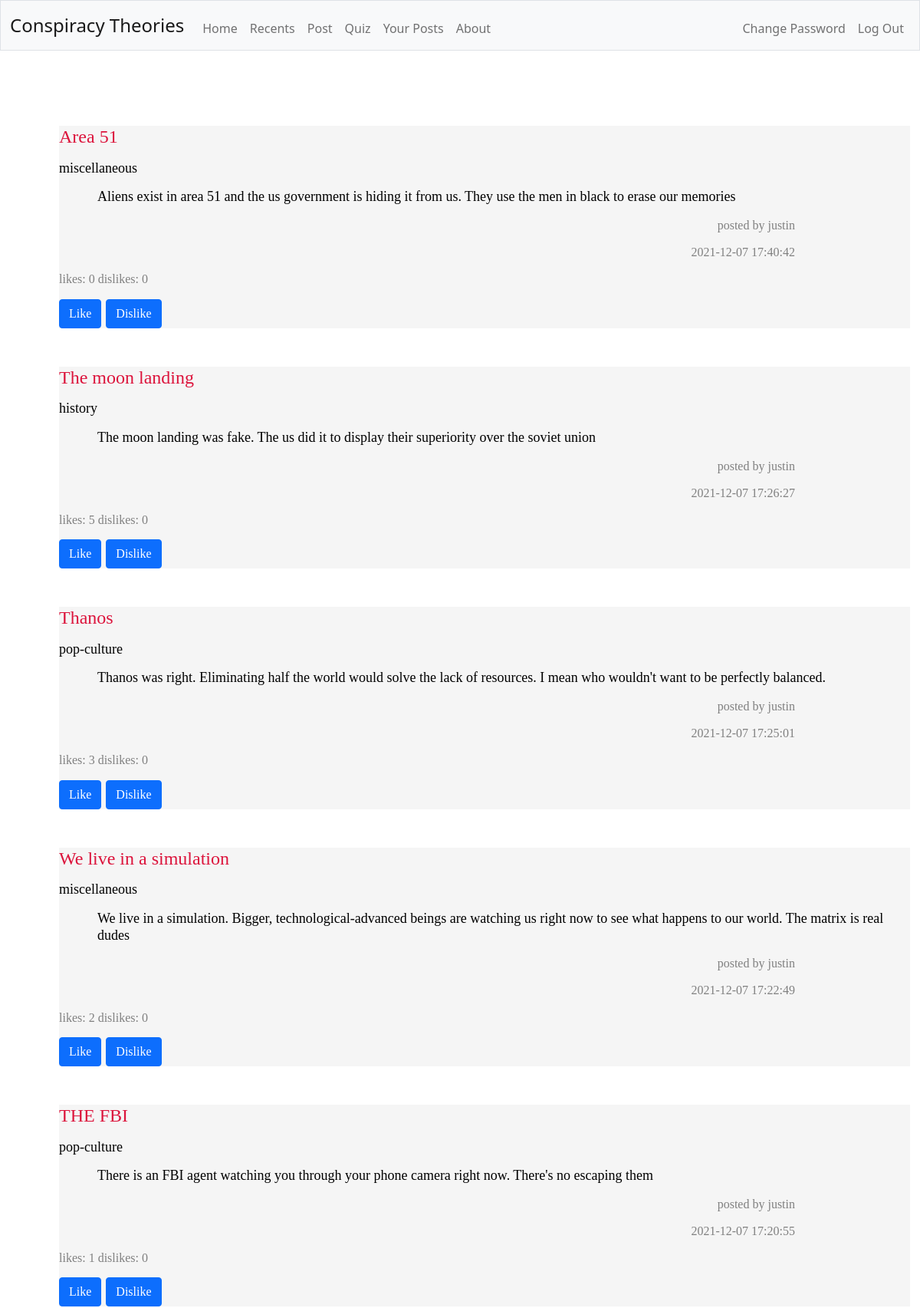
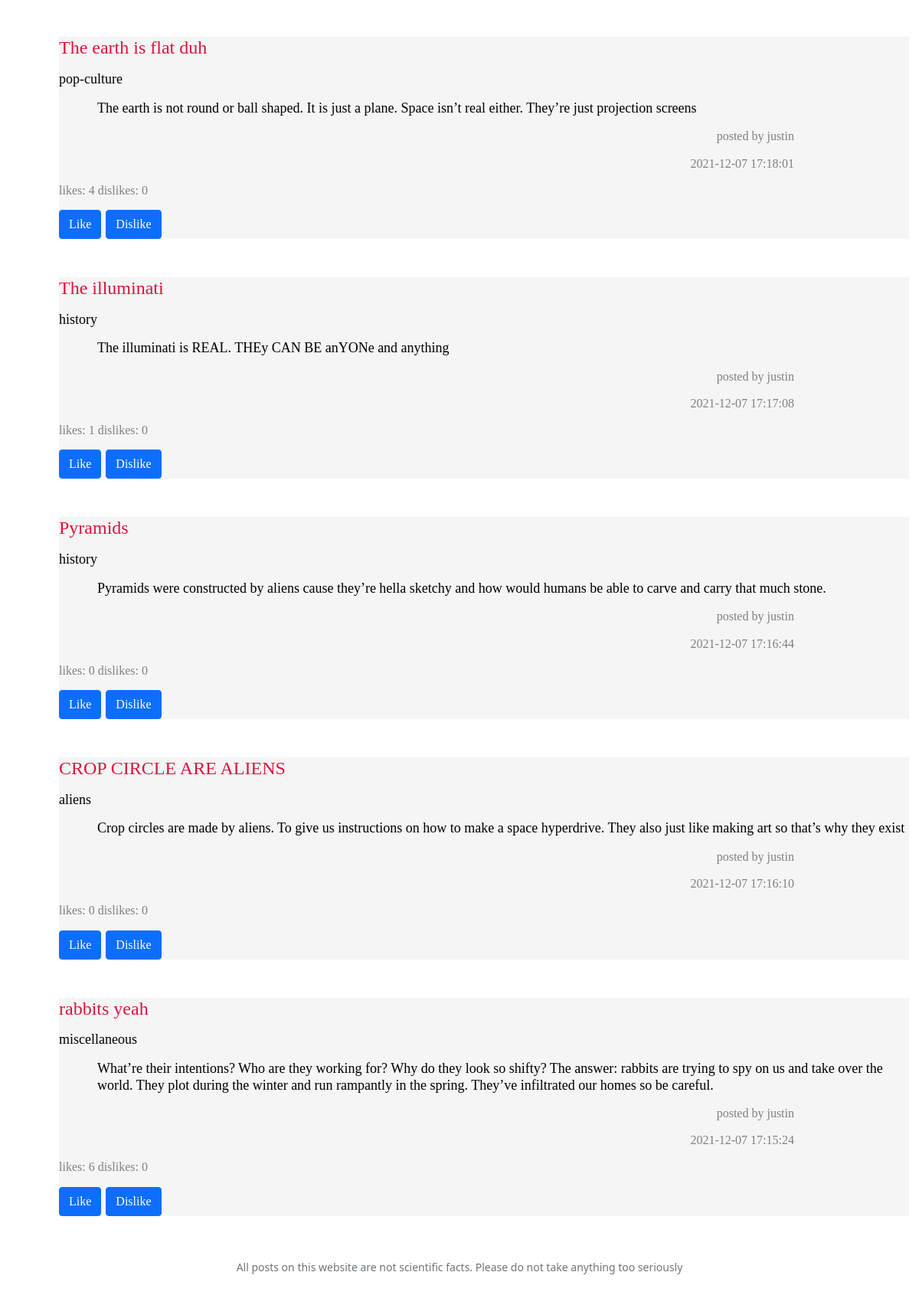
/recents (signed in), run on the app's committed database (2 pictures, top to bottom).
### tables this page shows
CREATE TABLE 'theories' ('name' TEXT, 'user' TEXT, 'content' TEXT, 'upvotes' INTEGER DEFAULT 0 , 'downvotes' INTEGER DEFAULT 0 , date TEXT, id INTEGER, 'genre' TEXT DEFAULT NULL);

### app.py (the view, shortened to what this page needs)
@app.route("/recents", methods=["GET", "POST"])
@login_required
def recents():
    data = db.execute("SELECT * FROM theories ORDER BY date DESC LIMIT 10")
    if request.method == "GET":
        return render_template("recents.html", data=data)

### app.py (called while the page is built)
@app.after_request
def after_request(response):
    response.headers["Cache-Control"] = "no-cache, no-store, must-revalidate"
    response.headers["Expires"] = 0
    response.headers["Pragma"] = "no-cache"
    return response

### helpers.py (called while the page is built)
def login_required(f):
    @wraps(f)
    def decorated_function(*args, **kwargs):
        if session.get("user_id") is None:
            return redirect("/login")
        return f(*args, **kwargs)
    return decorated_function

### templates/recents.html (shortened to what this page needs)
<!DOCTYPE html>
<html lang="en">
    <head>
        <link href="https://cdn.jsdelivr.net/npm/bootstrap@5.1.3/dist/css/bootstrap.min.css" rel="stylesheet">
        <link href="/static/styles.css" rel="stylesheet">
    </head>
    <body>
        <nav class="bg-light border navbar navbar-expand-md navbar-light">
            <div class="container-fluid">
                <a class="navbar-brand" href="/">Conspiracy Theories</a>
                <div class="collapse navbar-collapse" id="navbar">
                    {% if session["user_id"] %}
                        <ul class="navbar-nav me-auto mt-2">
                            <li class="nav-item"><a class="nav-link" href="/">Home</a></li>
                            <li class="nav-item"><a class="nav-link" href="/recents">Recents</a></li>
                            <li class="nav-item"><a class="nav-link" href="/post">Post</a></li>
                            <li class="nav-item"><a class="nav-link" href="/quiz">Quiz</a></li>
                            <li class="nav-item"><a class="nav-link" href="/your-posts">Your Posts</a></li>
                            <li class="nav-item"><a class="nav-link" href="/about">About</a></li>
                        </ul>
                        <ul class="navbar-nav ms-auto mt-2">
                            <li class="nav-item"><a class="nav-link" href="/change">Change Password</a></li>
                            <li class="nav-item"><a class="nav-link" href="/logout">Log Out</a></li>
                        </ul>
                    {% else %}
                        <ul class="navbar-nav ms-auto mt-2">
                            <li class="nav-item"><a class="nav-link" href="/register">Register</a></li>
                            <li class="nav-item"><a class="nav-link" href="/login">Log In</a></li>
                        </ul>
                    {% endif %}
                </div>
            </div>
        </nav>
        <main class="container-fluid py-5 text-center">
            {% block main %}
                {% for post in data %}
                <div class="container">
                    <form class="grey" action="/recents" id="like" method="post">
                        <h1 name="title" id="title" class="leftAlign crimson">{{ post.name }}</p>
                        <p id="genre" class="black medium">{{ post.genre }}</p>
                        <p class="paragraph black">{{ post.content }}</p>
                        <p class="author darkgrey">posted by {{ post.user }}</p>
                        <p class="author darkgrey">{{ post.date }}</p>
                        <p class="votes darkgrey">likes: {{ post.upvotes }} dislikes: {{ post.downvotes }}</p>
                        <button class="btn btn-primary" type="submit" name="like" value="like">Like</button>
                        <button class="btn btn-primary" type="submit" name="dislike" value="dislike">Dislike</button>
                    </form>
                </div>
                {% endfor %}
            {% endblock %}
        </main>
        <footer class="mb-5 small text-center text-muted">
            All posts on this website are not scientific facts. Please do not take anything too seriously
        </footer>
    </body>
</html>

### static/styles.css (style rules this page uses)
nav .navbar-brand { font-size: x-large; }
.container { margin-left: 50px; margin-right: 50px; padding-left: 15px; padding-right: 15px; font-family: "Comic Sans MS", "Comic Sans", cursive; }
.author { text-align: right; font-size: medium; font-family: "Comic Sans MS", "Comic Sans", cursive; margin-right: 150px; }
.crimson { color: #DC143C; }
.paragraph { text-align: left; font-size: large; font-family: "Comic Sans MS", "Comic Sans", cursive; margin-left: 50px; }
.medium { font-size: large; }
.leftAlign { text-align: left; font-size: x-large; margin-top: 50px; font-family: "Comic Sans MS", "Comic Sans", cursive; }
.grey { background-color: #F5F5F5; }
.black { color:#000000 }
.darkgrey { color:#808080 }
.votes { font-size: medium; font-family: "Comic Sans MS", "Comic Sans", cursive; }
body { animation: fadeInAnimation ease 3s animation-iteration-count: 1; animation-fill-mode: forwards; }

### templates/recents.html (style rules this page uses)
body { animation: fadeInAnimation ease 2s; animation-iteration-count: 1; animation-fill-mode: forwards; }

### data on the page
theories: name "Area 51", genre "miscellaneous", content "Aliens exist in area 51 and the us government is hiding it from us. They use the men in black to erase our memories", user "justin", date "2021-12-07 17:40:42", upvotes "0", downvotes "0"
theories: name "The moon landing", genre "history", content "The moon landing was fake. The us did it to display their superiority over the soviet union", user "justin", date "2021-12-07 17:26:27", upvotes "5", downvotes "0"
theories: name "Thanos", genre "pop-culture", content "Thanos was right. Eliminating half the world would solve the lack of resources. I mean who wouldn't want to be perfectly balanced.", user "justin", date "2021-12-07 17:25:01", upvotes "3", downvotes "0"
theories: name "We live in a simulation", genre "miscellaneous", content "We live in a simulation. Bigger, technological-advanced beings are watching us right now to see what happens to our world. The matrix is real dudes", user "justin", date "2021-12-07 17:22:49", upvotes "2", downvotes "0"
theories: name "THE FBI", genre "pop-culture", content "There is an FBI agent watching you through your phone camera right now. There's no escaping them", user "justin", date "2021-12-07 17:20:55", upvotes "1", downvotes "0"
theories: name "The earth is flat duh", genre "pop-culture", content "The earth is not round or ball shaped. It is just a plane. Space isn’t real either. They’re just projection screens", user "justin", date "2021-12-07 17:18:01", upvotes "4", downvotes "0"
theories: name "The illuminati", genre "history", content "The illuminati is REAL. THEy CAN BE anYONe and anything", user "justin", date "2021-12-07 17:17:08", upvotes "1", downvotes "0"
theories: name "Pyramids", genre "history", content "Pyramids were constructed by aliens cause they’re hella sketchy and how would humans be able to carve and carry that much stone.", user "justin", date "2021-12-07 17:16:44", upvotes "0", downvotes "0"
theories: name "CROP CIRCLE ARE ALIENS", genre "aliens", content "Crop circles are made by aliens. To give us instructions on how to make a space hyperdrive. They also just like making art so that’s why they exist", user "justin", date "2021-12-07 17:16:10", upvotes "0", downvotes "0"
theories: name "rabbits yeah", genre "miscellaneous", content "What’re their intentions? Who are they working for? Why do they look so shifty? The answer: rabbits are trying to spy on us and take over the world. They plot during the winter and run rampantly in the spring. They’ve infiltrated our homes so be careful.", user "justin", date "2021-12-07 17:15:24", upvotes "6", downvotes "0"
